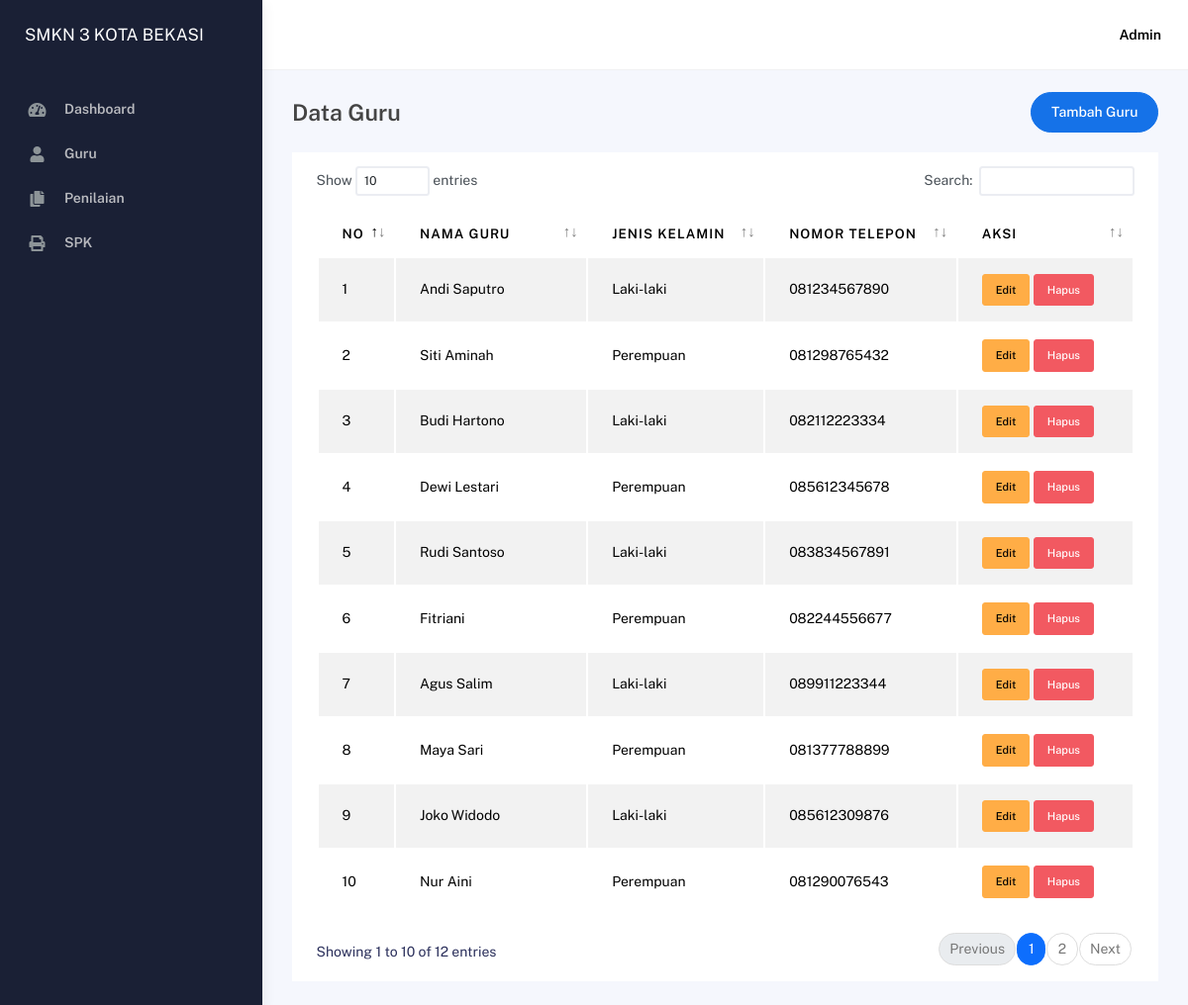
The app's page /index.php/admin/karyawan with its own data.
### tables this page shows
CREATE TABLE `karyawan` (
  `id_karyawan` int(11) NOT NULL,
  `nama_karyawan` varchar(100) NOT NULL,
  `jenis_kelamin` enum('Laki-laki','Perempuan') NOT NULL,
  `nomor_telpon` varchar(15) DEFAULT NULL
);

### application/controllers/Admin.php (called while the page is built, shortened)
<?php
class Admin extends CI_Controller {
	public function __construct()
	{
		$this->load->model('akun_model');
		$this->load->model('crud_model');
		$this->load->model('jadwal_model');
	}
	public function karyawan()
	{
		$data['array_karyawan'] = $this->crud_model->mengambil_data('karyawan');
		$this->load->view('admin_karyawan.php',$data);
	}
}

### index.php (called while the page is built, shortened)
<?php
require_once BASEPATH.'core/CodeIgniter.php';

### application/models/Crud_model.php (called while the page is built, shortened)
<?php
class Crud_model extends CI_Model{
	public function mengambil_data($nama_tabel)
	{
		$this->db->select('*');
		$this->db->from($nama_tabel);
		$query = $this->db->get();
		return $query->result();
	}
}

### application/views/admin_karyawan.php (the view, shortened to what this page needs)
<!DOCTYPE html>
<html lang="en">
  <head>
    <link rel="stylesheet" href="<?=base_url()?>assets/css/bootstrap.min.css" />
    <link rel="stylesheet" href="<?=base_url()?>assets/css/plugins.min.css" />
    <link rel="stylesheet" href="<?=base_url()?>assets/css/kaiadmin.min.css" />
    <link rel="stylesheet" href="<?=base_url()?>assets/css/demo.css" />
  </head>
  <body>
    <div class="wrapper">
      <div class="main-panel">
        <div class="main-header">
        </div>
        <div class="container">
          <div class="page-inner">
            <div class="page-header d-flex justify-content-between align-items-center">
              <h4 class="page-title mb-0">Data Guru</h4>
              <a href="<?= site_url('admin/karyawan_add') ?>" class="btn btn-primary btn-round">Tambah Guru</a>
            </div>
            <div class="container p-3 bg-white mt-3">
              <div class="table-responsive">
                <table id="basic-datatables" class="display table table-striped table-hover">
                  <thead>
                    <tr>
                      <th>No</th>
                      <th>Nama Guru</th>
                      <th>Jenis Kelamin</th>
                      <th>Nomor Telepon</th>
                      <th>Aksi</th>
                    </tr>
                  </thead>
                  <tbody>
                    <?php $no = 1; foreach($array_karyawan as $row): ?>
                    <tr>
                      <td><?= $no++ ?></td>
                      <td><?= $row->nama_karyawan ?></td>
                      <td><?= $row->jenis_kelamin ?></td>
                      <td><?= $row->nomor_telpon ?></td>
                      <td>
                        <a href="<?= site_url('admin/karyawan_edit/'.$row->id_karyawan) ?>" class="btn btn-sm btn-warning">Edit</a>
                        <a href="<?= site_url('admin/karyawan_delete/'.$row->id_karyawan) ?>" class="btn btn-sm btn-danger" onclick="return confirm('Yakin ingin menghapus data ini?')">Hapus</a>
                      </td>
                    </tr>
                    <?php endforeach; ?>
                  </tbody>
                </table>
              </div>
            </div>
          </div>
        </div>
      </div>
    </div>
  </body>
</html>

### records on screen
karyawan: nama_karyawan "Andi Saputro", jenis_kelamin "Laki-laki", nomor_telpon "081234567890"
karyawan: nama_karyawan "Siti Aminah", jenis_kelamin "Perempuan", nomor_telpon "081298765432"
karyawan: nama_karyawan "Budi Hartono", jenis_kelamin "Laki-laki", nomor_telpon "082112223334"
karyawan: nama_karyawan "Dewi Lestari", jenis_kelamin "Perempuan", nomor_telpon "085612345678"
karyawan: nama_karyawan "Rudi Santoso", jenis_kelamin "Laki-laki", nomor_telpon "083834567891"
karyawan: nama_karyawan "Fitriani", jenis_kelamin "Perempuan", nomor_telpon "082244556677"
karyawan: nama_karyawan "Agus Salim", jenis_kelamin "Laki-laki", nomor_telpon "089911223344"
karyawan: nama_karyawan "Maya Sari", jenis_kelamin "Perempuan", nomor_telpon "081377788899"
karyawan: nama_karyawan "Joko Widodo", jenis_kelamin "Laki-laki", nomor_telpon "085612309876"
karyawan: nama_karyawan "Nur Aini", jenis_kelamin "Perempuan", nomor_telpon "081290076543"
